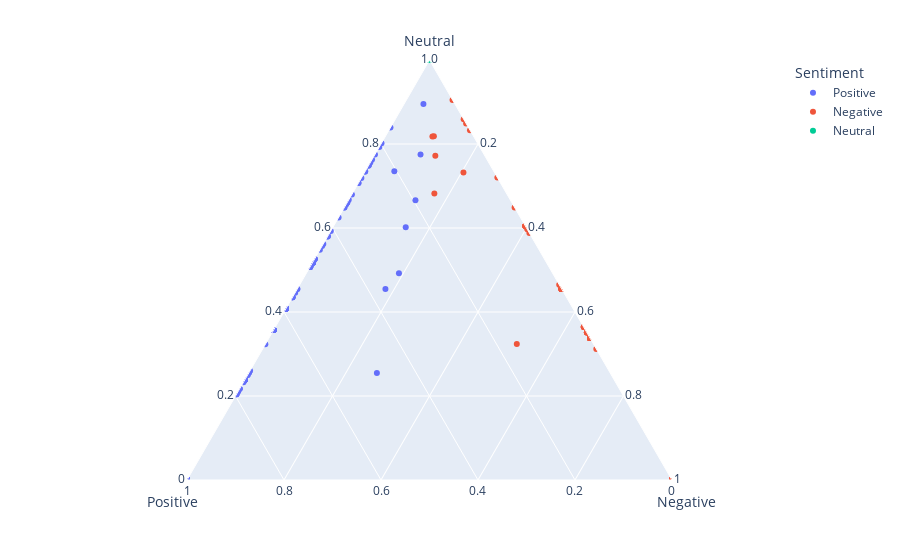
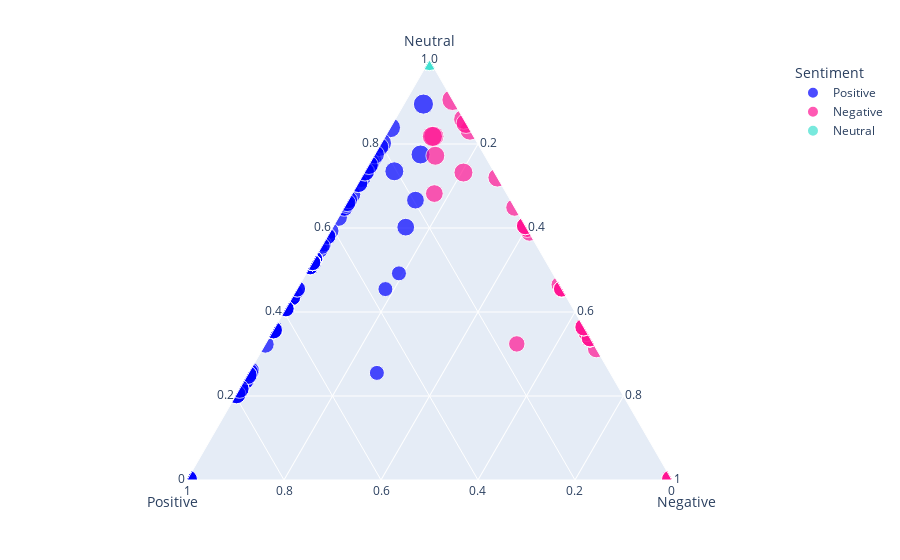

The code cell stored with these charts, in order, in its notebook:
### Code cell
import plotly.express as px
import pandas as pd
  
    
    
excel_file="Sentiments Analaysis.xlsx"

df=pd.read_excel(excel_file, sheet_name='calculation', usecols = 'A:N')

print(df.shape)

df.head()

    
plot = px.scatter_ternary(df, a = 'Neutral', 
                          b = 'Positive',
                          c='Negative',
                         color='Sentiment',  size_max=15,) #color='Color trinary' or Sentiment
plot.show()


#df = px.data.iris()

#print(df.shape)

#df.head()
  
    
fig = px.scatter_ternary(df, a="Neutral", b="Positive", c="Negative",
    color="Sentiment", size="Size", size_max=15,
    color_discrete_map = {"Neutral": "turquoise", "Positive": "blue", "Negative":"deeppink"} )
fig.show()
    
"""    
plot = px.scatter_ternary(df, a = 'sepal_width', 
                          b = 'sepal_length',
                          c='petal_width',
                          color = 'species',
                          size = 'petal_length')
plot.show()
"""

### Figure 1 — Plotly figure (JSON) as saved in the notebook; plotly's stock layout.template omitted (floating-point values rounded to 4 significant figures; data arrays with more than 128 entries replaced by an {"elided": "..."} marker saying what was removed)
{"data": [{"a": {"elided": "583 float values"}, "b": {"elided": "583 float values"}, "c": {"elided": "583 float values"}, "hovertemplate": "Sentiment=Positive<br>Neutral=%{a}<br>Positive=%{b}<br>Negative=%{c}<extra></extra>", "legendgroup": "Positive", "marker": {"color": "#636efa", "symbol": "circle"}, "mode": "markers", "name": "Positive", "showlegend": true, "subplot": "ternary", "type": "scatterternary"}, {"a": [0.455, 0.338, 0, 0, 0.455, 0.338, 0.338, 0.732, 0.338, 0.455, 0, 0.324, 0.455, 0, 0.338, 0.772, 0.833, 0, 0.338, 0, 0, 0.338, 0.338, 0, 0, 0.455, 0.819, 0.455, 0.455, 0.455, 0.455, 0.455, 0.72, 0, 0, 0.312, 0, 0.338, 0.338, 0.338, 0.338, 0.682, 0, 0.338, 0.338, 0, 0, 0.338, 0, 0.455, 0.455, 0.351, 0.605, 0.351, 0.455, 0.351, 0.605, 0.351, 0.338, 0, 0, 0.649, 0.588, 0.859, 0.338, 0.818, 0.597, 0.849, 0.905, 0.364, 0.455, 0.455, 0.364, 0.364, 0.455, 0.465, 0.455, 0.455, 0.455, 0.455, 0.605, 0.455, 0.605, 0.605], "b": [0, 0, 0, 0, 0, 0, 0, 0.064, 0, 0, 0, 0.158, 0, 0, 0, 0.102, 0, 0, 0, 0, 0, 0, 0, 0, 0, 0, 0.082, 0, 0, 0, 0, 0, 0, 0, 0, 0, 0, 0, 0, 0, 0, 0.149, 0, 0, 0, 0, 0, 0, 0, 0, 0, 0, 0, 0, 0, 0, 0, 0, 0, 0, 0, 0, 0, 0, 0, 0.085, 0, 0, 0, 0, 0, 0, 0, 0, 0, 0, 0, 0, 0, 0, 0, 0, 0, 0], "c": [0.545, 0.662, 1, 1, 0.545, 0.662, 0.662, 0.204, 0.662, 0.545, 1, 0.518, 0.545, 1, 0.662, 0.126, 0.167, 1, 0.662, 1, 1, 0.662, 0.662, 1, 1, 0.545, 0.1, 0.545, 0.545, 0.545, 0.545, 0.545, 0.28, 1, 1, 0.688, 1, 0.662, 0.662, 0.662, 0.662, 0.169, 1, 0.662, 0.662, 1, 1, 0.662, 1, 0.545, 0.545, 0.649, 0.395, 0.649, 0.545, 0.649, 0.395, 0.649, 0.662, 1, 1, 0.351, 0.412, 0.141, 0.662, 0.097, 0.403, 0.151, 0.095, 0.636, 0.545, 0.545, 0.636, 0.636, 0.545, 0.535, 0.545, 0.545, 0.545, 0.545, 0.395, 0.545, 0.395, 0.395], "hovertemplate": "Sentiment=Negative<br>Neutral=%{a}<br>Positive=%{b}<br>Negative=%{c}<extra></extra>", "legendgroup": "Negative", "marker": {"color": "#EF553B", "symbol": "circle"}, "mode": "markers", "name": "Negative", "showlegend": true, "subplot": "ternary", "type": "scatterternary"}, {"a": [1, 1, 1, 1, 1, 1, 1, 1, 1, 1, 1, 1, 1, 1, 1, 1, 1, 1, 1, 1, 1, 1, 1, 1, 1, 1, 1, 1, 1, 1, 1, 1, 1, 1], "b": [0, 0, 0, 0, 0, 0, 0, 0, 0, 0, 0, 0, 0, 0, 0, 0, 0, 0, 0, 0, 0, 0, 0, 0, 0, 0, 0, 0, 0, 0, 0, 0, 0, 0], "c": [0, 0, 0, 0, 0, 0, 0, 0, 0, 0, 0, 0, 0, 0, 0, 0, 0, 0, 0, 0, 0, 0, 0, 0, 0, 0, 0, 0, 0, 0, 0, 0, 0, 0], "hovertemplate": "Sentiment=Neutral<br>Neutral=%{a}<br>Positive=%{b}<br>Negative=%{c}<extra></extra>", "legendgroup": "Neutral", "marker": {"color": "#00cc96", "symbol": "circle"}, "mode": "markers", "name": "Neutral", "showlegend": true, "subplot": "ternary", "type": "scatterternary"}], "layout": {"legend": {"title": {"text": "Sentiment"}, "tracegroupgap": 0}, "margin": {"t": 60}, "ternary": {"aaxis": {"title": {"text": "Neutral"}}, "baxis": {"title": {"text": "Positive"}}, "caxis": {"title": {"text": "Negative"}}, "domain": {"x": [0, 1], "y": [0, 1]}}}}

### Figure 2 — Plotly figure (JSON) as saved in the notebook; plotly's stock layout.template omitted (floating-point values rounded to 4 significant figures; data arrays with more than 128 entries replaced by an {"elided": "..."} marker saying what was removed)
{"data": [{"a": {"elided": "583 float values"}, "b": {"elided": "583 float values"}, "c": {"elided": "583 float values"}, "hovertemplate": "Sentiment=Positive<br>Neutral=%{a}<br>Positive=%{b}<br>Negative=%{c}<br>Size=%{marker.size}<extra></extra>", "legendgroup": "Positive", "marker": {"color": "blue", "size": {"elided": "583 int values"}, "sizemode": "area", "sizeref": 0.04444, "symbol": "circle"}, "mode": "markers", "name": "Positive", "showlegend": true, "subplot": "ternary", "type": "scatterternary"}, {"a": [0.455, 0.338, 0, 0, 0.455, 0.338, 0.338, 0.732, 0.338, 0.455, 0, 0.324, 0.455, 0, 0.338, 0.772, 0.833, 0, 0.338, 0, 0, 0.338, 0.338, 0, 0, 0.455, 0.819, 0.455, 0.455, 0.455, 0.455, 0.455, 0.72, 0, 0, 0.312, 0, 0.338, 0.338, 0.338, 0.338, 0.682, 0, 0.338, 0.338, 0, 0, 0.338, 0, 0.455, 0.455, 0.351, 0.605, 0.351, 0.455, 0.351, 0.605, 0.351, 0.338, 0, 0, 0.649, 0.588, 0.859, 0.338, 0.818, 0.597, 0.849, 0.905, 0.364, 0.455, 0.455, 0.364, 0.364, 0.455, 0.465, 0.455, 0.455, 0.455, 0.455, 0.605, 0.455, 0.605, 0.605], "b": [0, 0, 0, 0, 0, 0, 0, 0.064, 0, 0, 0, 0.158, 0, 0, 0, 0.102, 0, 0, 0, 0, 0, 0, 0, 0, 0, 0, 0.082, 0, 0, 0, 0, 0, 0, 0, 0, 0, 0, 0, 0, 0, 0, 0.149, 0, 0, 0, 0, 0, 0, 0, 0, 0, 0, 0, 0, 0, 0, 0, 0, 0, 0, 0, 0, 0, 0, 0, 0.085, 0, 0, 0, 0, 0, 0, 0, 0, 0, 0, 0, 0, 0, 0, 0, 0, 0, 0], "c": [0.545, 0.662, 1, 1, 0.545, 0.662, 0.662, 0.204, 0.662, 0.545, 1, 0.518, 0.545, 1, 0.662, 0.126, 0.167, 1, 0.662, 1, 1, 0.662, 0.662, 1, 1, 0.545, 0.1, 0.545, 0.545, 0.545, 0.545, 0.545, 0.28, 1, 1, 0.688, 1, 0.662, 0.662, 0.662, 0.662, 0.169, 1, 0.662, 0.662, 1, 1, 0.662, 1, 0.545, 0.545, 0.649, 0.395, 0.649, 0.545, 0.649, 0.395, 0.649, 0.662, 1, 1, 0.351, 0.412, 0.141, 0.662, 0.097, 0.403, 0.151, 0.095, 0.636, 0.545, 0.545, 0.636, 0.636, 0.545, 0.535, 0.545, 0.545, 0.545, 0.545, 0.395, 0.545, 0.395, 0.395], "hovertemplate": "Sentiment=Negative<br>Neutral=%{a}<br>Positive=%{b}<br>Negative=%{c}<br>Size=%{marker.size}<extra></extra>", "legendgroup": "Negative", "marker": {"color": "deeppink", "size": [6, 7, 10, 10, 6, 7, 7, 8, 7, 6, 10, 6, 6, 10, 7, 8, 9, 10, 7, 10, 10, 7, 7, 10, 10, 6, 9, 6, 6, 6, 6, 6, 8, 10, 10, 7, 10, 7, 7, 7, 7, 7, 10, 7, 7, 10, 10, 7, 10, 6, 6, 7, 7, 7, 6, 7, 7, 7, 7, 10, 10, 7, 6, 9, 7, 9, 6, 9, 10, 7, 6, 6, 7, 7, 6, 6, 6, 6, 6, 6, 7, 6, 7, 7], "sizemode": "area", "sizeref": 0.04444, "symbol": "circle"}, "mode": "markers", "name": "Negative", "showlegend": true, "subplot": "ternary", "type": "scatterternary"}, {"a": [1, 1, 1, 1, 1, 1, 1, 1, 1, 1, 1, 1, 1, 1, 1, 1, 1, 1, 1, 1, 1, 1, 1, 1, 1, 1, 1, 1, 1, 1, 1, 1, 1, 1], "b": [0, 0, 0, 0, 0, 0, 0, 0, 0, 0, 0, 0, 0, 0, 0, 0, 0, 0, 0, 0, 0, 0, 0, 0, 0, 0, 0, 0, 0, 0, 0, 0, 0, 0], "c": [0, 0, 0, 0, 0, 0, 0, 0, 0, 0, 0, 0, 0, 0, 0, 0, 0, 0, 0, 0, 0, 0, 0, 0, 0, 0, 0, 0, 0, 0, 0, 0, 0, 0], "hovertemplate": "Sentiment=Neutral<br>Neutral=%{a}<br>Positive=%{b}<br>Negative=%{c}<br>Size=%{marker.size}<extra></extra>", "legendgroup": "Neutral", "marker": {"color": "turquoise", "size": [10, 10, 10, 10, 10, 10, 10, 10, 10, 10, 10, 10, 10, 10, 10, 10, 10, 10, 10, 10, 10, 10, 10, 10, 10, 10, 10, 10, 10, 10, 10, 10, 10, 10], "sizemode": "area", "sizeref": 0.04444, "symbol": "circle"}, "mode": "markers", "name": "Neutral", "showlegend": true, "subplot": "ternary", "type": "scatterternary"}], "layout": {"legend": {"itemsizing": "constant", "title": {"text": "Sentiment"}, "tracegroupgap": 0}, "margin": {"t": 60}, "ternary": {"aaxis": {"title": {"text": "Neutral"}}, "baxis": {"title": {"text": "Positive"}}, "caxis": {"title": {"text": "Negative"}}, "domain": {"x": [0, 1], "y": [0, 1]}}}}
